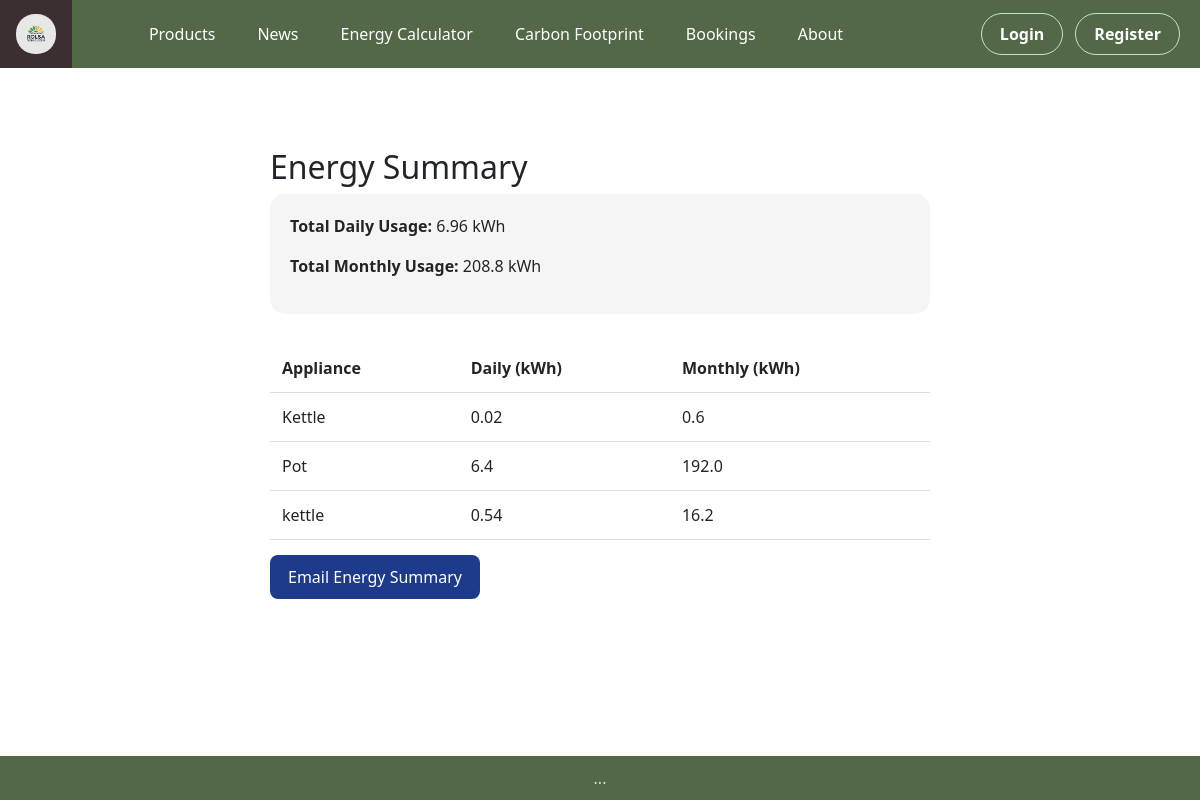
The page /energy on the database as committed earlier.
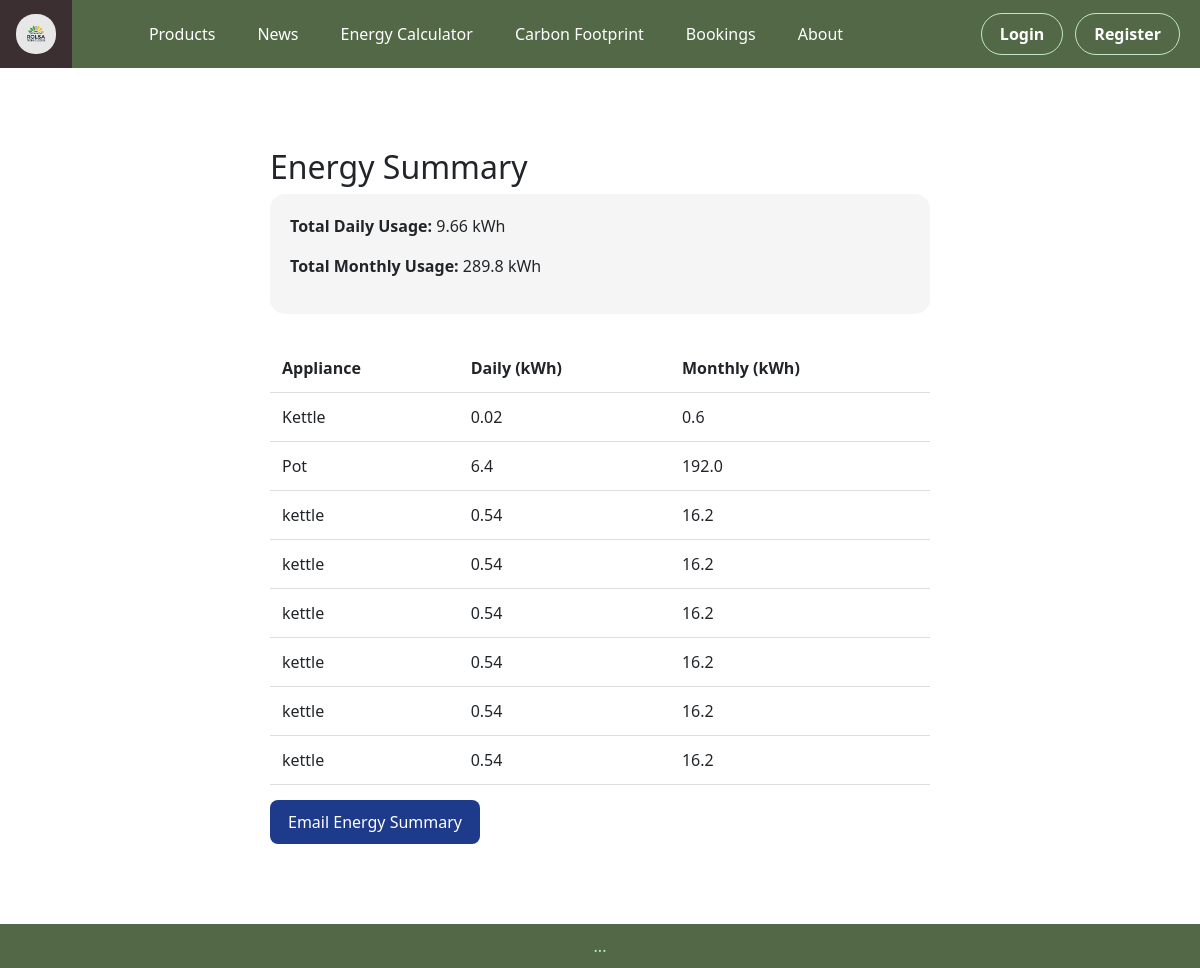
The same page on the database as committed later.
### tables this page shows
CREATE TABLE energy_usage (
            id INTEGER PRIMARY KEY AUTOINCREMENT,
            appliance TEXT NOT NULL,
            watts REAL NOT NULL,
            hours REAL NOT NULL,
            daily_kwh REAL NOT NULL,
            monthly_kwh REAL NOT NULL,
            created_at TIMESTAMP DEFAULT CURRENT_TIMESTAMP
        );

### app.py (the view)
@app.route("/energy")
def energy():
    conn = get_db_connection()
    records = conn.execute("SELECT * FROM energy_usage").fetchall()
    totals = conn.execute("""
        SELECT
            SUM(daily_kwh) AS total_daily,
            SUM(monthly_kwh) AS total_monthly
        FROM energy_usage
    """).fetchone()
    conn.close()
    return render_template("energy.html", records=records, totals=totals)

### app.py (called while the page is built)
def get_db_connection():
    conn = sqlite3.connect(DATABASE)
    conn.row_factory = sqlite3.Row
    return conn

### templates/energy.html
{% extends "base.html" %}
{% block content %}
<section class="page-section">
  <h2>Energy Summary</h2>
  <div class="summary-box">
    <p><strong>Total Daily Usage:</strong> {{ totals.total_daily | round(2) }} kWh</p>
    <p><strong>Total Monthly Usage:</strong> {{ totals.total_monthly | round(2) }} kWh</p>
  </div>
  <table class="energy-table">
    <tr>
      <th>Appliance</th>
      <th>Daily (kWh)</th>
      <th>Monthly (kWh)</th>
    </tr>
    {% for row in records %}
    <tr>
      <td>{{ row.appliance }}</td>
      <td>{{ row.daily_kwh | round(2) }}</td>
      <td>{{ row.monthly_kwh | round(2) }}</td>
    </tr>
    {% endfor %}
  </table>
  <form method="POST" action="{{ url_for('email_energy_summary') }}">
    <button type="submit" class="btn-primary">Email Energy Summary</button>
  </form>
</section>
{% endblock %}

### templates/base.html (shortened to what this page needs)
<!DOCTYPE html>
<html lang="en">
<head>
    <link rel="stylesheet" href="{{ url_for('static', filename='css/style.css') }}">
    <link href="https://cdn.jsdelivr.net/npm/bootstrap@5.3.2/dist/css/bootstrap.min.css" rel="stylesheet">
</head>
<body>
    <ul class="navbar">
    <li class="nav_logo">
        <a href="{{ url_for('home') }}">
            <img src="{{ url_for('static', filename='images/logo.png') }}" alt="">
        </a>
    </li>
    <div class="nav-center">
        <li><a href="{{ url_for('products') }}">Products</a></li>
        <li><a href="{{ url_for('news') }}">News</a></li>
        <li><a href="{{ url_for('energy') }}">Energy Calculator</a></li>
        <li><a href="{{ url_for('carbon') }}">Carbon Footprint</a></li>
        <li><a href="{{ url_for('booking') }}">Bookings</a></li>
        <li><a href="{{ url_for('about') }}">About</a></li>
    </div>
    <div class="nav-auth">
        <li>
            <a class="nav-btn login-btn" data-bs-toggle="modal" data-bs-target="#loginModal">
                Login
            </a>
        </li>
        <li>
            <a class="nav-btn register-btn" data-bs-toggle="modal" data-bs-target="#registerModal">
                Register
            </a>
        </li>
    </div>
</ul>
    <main>
        {% block content %}
        {% endblock %}
    </main>
    <footer>
        ...
    </footer>
</body>
</html>

### static/css/style.css (style rules this page uses)
html, body { height: 100%; margin: 0; }
body { display: flex; flex-direction: column; background-color: #ffffff; color: #000000; font-family: 'Times New Roman', Times, serif; }
main { flex: 1; }
footer { text-align: center; padding: 10px; background-color: #526847; color: #bfe9c8; }
ul.navbar { list-style: none; margin: 0; padding: 0; background-color: #526847; display: flex; align-items: center; }
.nav-center { display: flex; gap: 10px; margin: 0 auto; }
ul li a { color: #ffffff; padding: 14px 16px; text-decoration: none; display: block; }
.nav_logo img { width: 40px; border-radius: 19px; }
.nav-auth { display: flex; gap: 12px; margin-left: auto; padding-right: 20px; }
.nav-btn { padding: 8px 18px; border-radius: 25px; font-weight: 600; transition: all 0.2s ease; }
.login-btn { background-color: transparent; border: 1.5px solid #bfe9c8; }
.register-btn { background-color: transparent; color: #254844 !important; border: 1.5px solid #bfe9c8; }
.page-section { max-width: 700px; margin: 60px auto; padding: 20px; }
.summary-box { background: #f5f5f5; padding: 20px; border-radius: 15px; margin-bottom: 30px; }
.energy-table { width: 100%; border-collapse: collapse; }
.energy-table th, .energy-table td { padding: 12px; border-bottom: 1px solid #ddd; text-align: left; }
ul.navbar a, ul.navbar a.nav-link-login-link, ul.navbar a.nav-link-register-link { color: #ffffff !important; }
.btn-primary { padding: 10px 18px; border-radius: 8px; border: none; background: #1e3a8a; color: white; cursor: pointer; margin-top: 15px; }

Rows that differ between the two databases and show on the page:
added energy_usage: appliance "kettle", daily_kwh "0.54", monthly_kwh "16.2"
added energy_usage: appliance "kettle", daily_kwh "0.54", monthly_kwh "16.2"
added energy_usage: appliance "kettle", daily_kwh "0.54", monthly_kwh "16.2"
added energy_usage: appliance "kettle", daily_kwh "0.54", monthly_kwh "16.2"
added energy_usage: appliance "kettle", daily_kwh "0.54", monthly_kwh "16.2"
Other text that changed with them:
{{ totals.total_daily | round(2) }}: "6.96" → "9.66"
{{ totals.total_monthly | round(2) }}: "208.8" → "289.8"
